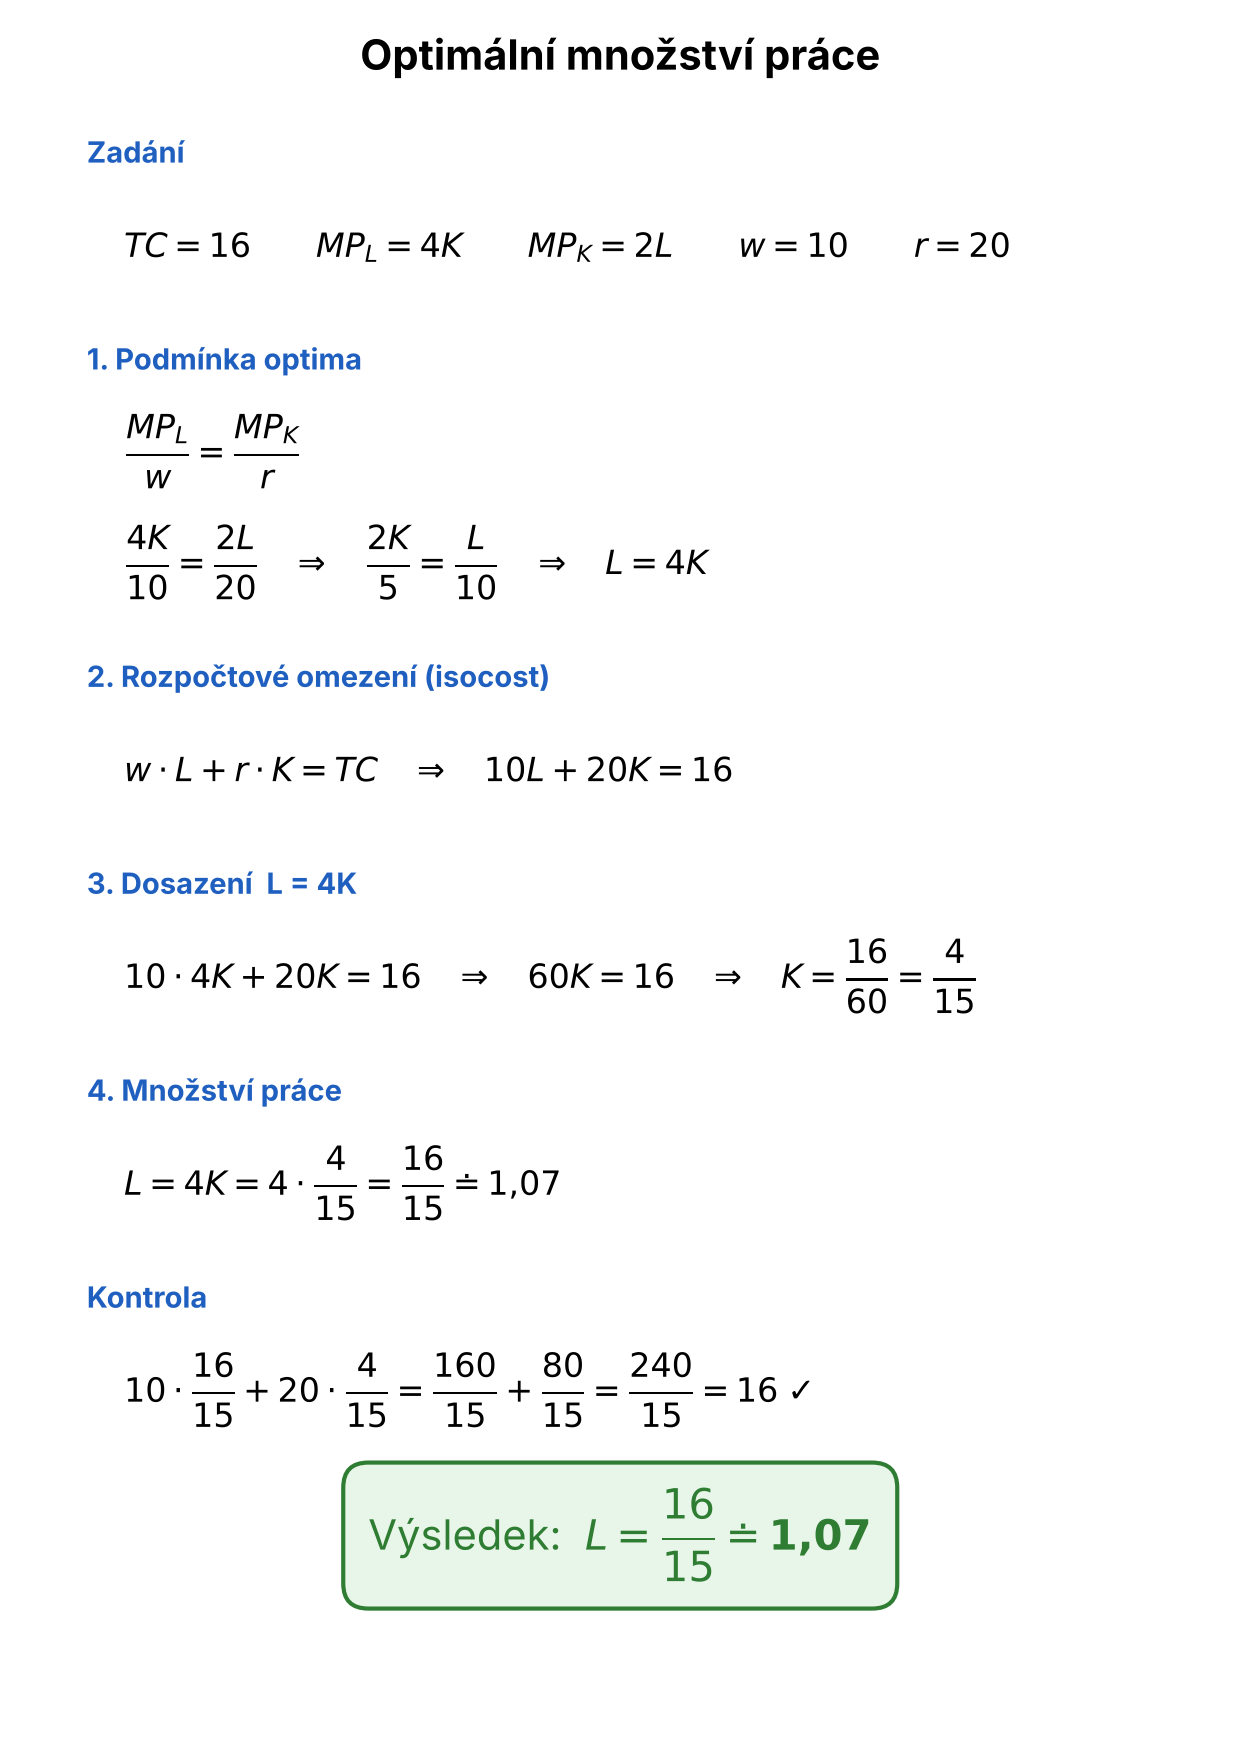

Recreate this plot in Python.
"""Optimální množství práce – výpočet (sympy) a zápis ve zlomcích (matplotlib mathtext)."""
import os

import matplotlib

matplotlib.use("Agg")
import matplotlib.pyplot as plt
import sympy as sp

OUT = os.path.dirname(os.path.abspath(__file__))

# výpočet
L, K = sp.symbols("L K", positive=True)
TC, w, r = 16, 10, 20
sol = sp.solve([sp.Eq(4 * K / w, 2 * L / r), sp.Eq(w * L + r * K, TC)], [L, K], dict=True)[0]
assert sol[L] == sp.Rational(16, 15) and sol[K] == sp.Rational(4, 15)

lines = [
    ("h", "Zadání"),
    ("m", r"$TC = 16 \qquad MP_L = 4K \qquad MP_K = 2L \qquad w = 10 \qquad r = 20$"),
    ("h", "1. Podmínka optima"),
    ("m", r"$\dfrac{MP_L}{w} = \dfrac{MP_K}{r}$"),
    ("m", r"$\dfrac{4K}{10} = \dfrac{2L}{20} \quad\Rightarrow\quad \dfrac{2K}{5} = \dfrac{L}{10}"
          r" \quad\Rightarrow\quad L = 4K$"),
    ("h", "2. Rozpočtové omezení (isocost)"),
    ("m", r"$w \cdot L + r \cdot K = TC \quad\Rightarrow\quad 10L + 20K = 16$"),
    ("h", "3. Dosazení  L = 4K"),
    ("m", r"$10 \cdot 4K + 20K = 16 \quad\Rightarrow\quad 60K = 16"
          r" \quad\Rightarrow\quad K = \dfrac{16}{60} = \dfrac{4}{15}$"),
    ("h", "4. Množství práce"),
    ("m", r"$L = 4K = 4 \cdot \dfrac{4}{15} = \dfrac{16}{15} \doteq 1{,}07$"),
    ("h", "Kontrola"),
    ("m", r"$10 \cdot \dfrac{16}{15} + 20 \cdot \dfrac{4}{15} = \dfrac{160}{15} + \dfrac{80}{15}"
          r" = \dfrac{240}{15} = 16 \;\checkmark$"),
    ("r", r"Výsledek:  $L = \dfrac{16}{15} \doteq \mathbf{1{,}07}$"),
]

fig = plt.figure(figsize=(8.27, 11.69))
fig.text(0.5, 0.96, "Optimální množství práce", ha="center", fontsize=20, fontweight="bold")
y = 0.915
for kind, txt in lines:
    if kind == "h":
        y -= 0.008
        fig.text(0.07, y, txt, fontsize=14, fontweight="bold", color="#1f5fbf")
        y -= 0.047
    elif kind == "m":
        fig.text(0.1, y, txt, fontsize=16, va="center")
        y -= 0.063
    else:
        y -= 0.02
        fig.text(0.5, y, txt, fontsize=20, ha="center", va="center", color="#2e7d32",
                 bbox=dict(boxstyle="round,pad=0.6", fc="#e8f5e9", ec="#2e7d32", lw=2))
fig.savefig(os.path.join(OUT, "optimum_prace.png"), dpi=150)
fig.savefig(os.path.join(OUT, "optimum_prace.pdf"))
print("L =", sol[L], "≈", round(float(sol[L]), 2), "| K =", sol[K])
